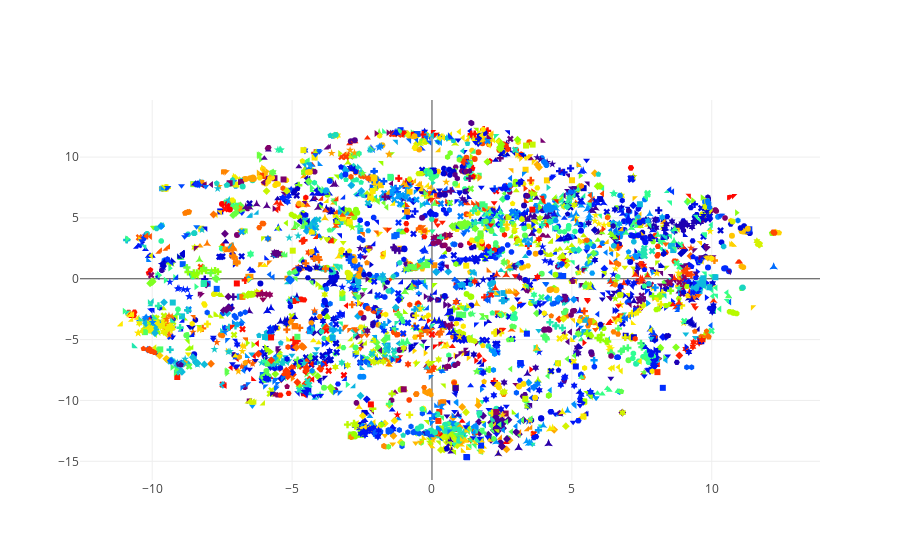

The notebook cell saved with this chart:
### Markdown cell above
Plot the words clustering inline:

### Code cell
scatter_plot(wxs, wys, kmeans.y, 
             ['%s/%s' % (model.wv.index2word[i], kmeans.y[i]) for i in range(len(wxs))], hide_labels=True)

### Figure 1 — Plotly figure (JSON) as saved in the notebook; plotly's stock layout.template omitted (floating-point values rounded to 4 significant figures; data arrays with more than 128 entries replaced by an {"elided": "..."} marker saying what was removed)
{"data": [{"marker": {"color": {"elided": "5057 float values"}, "colorscale": "Rainbow", "opacity": null, "size": null, "symbol": {"elided": "5057 int values"}}, "mode": "markers", "text": {"elided": "5057 str values"}, "textfont": {"family": "sans serif", "size": 10}, "type": "scatter", "x": {"elided": "5057 float values"}, "y": {"elided": "5057 float values"}}], "layout": {"hovermode": "closest"}}
